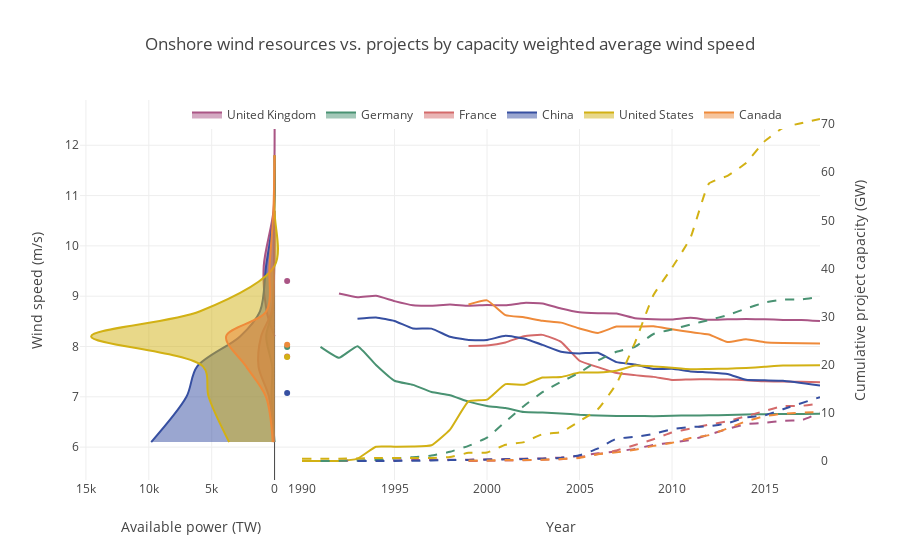

Notebook code cell kept with this figure:
### Code cell
iplot(
    plotter(ons, cs, c2s, colors, offshore=False, cumulative=True),
    filename='ons1')

### Figure 1 — Plotly figure (JSON) as saved in the notebook; plotly's stock layout.template omitted (floating-point values rounded to 4 significant figures)
{"data": [{"fill": "tozerox", "hoveron": "fills", "legendgroup": "United Kingdom", "line": {"color": "#AA5585", "shape": "spline", "smoothing": 0.9}, "mode": "lines", "name": "United Kingdom", "type": "scatter", "uid": "cc646202-397f-11e9-9d6f-b00594f12df5", "x": [0, 632.6, 862.9, 82.85, 4.77, 0], "xaxis": "x", "y": [8.2, 8.7, 9.6, 10.7, 11.8, 12.9], "yaxis": "y"}, {"legendgroup": "United Kingdom", "marker": {"color": "#AA5585"}, "name": "mean GB", "showlegend": false, "type": "scatter", "uid": "cc660f34-397f-11e9-b8dc-b00594f12df5", "x": [-1000], "xaxis": "x", "y": [9.305], "yaxis": "y"}, {"legendgroup": "United Kingdom", "line": {"color": "#AA5585", "shape": "spline", "smoothing": 0.4}, "mode": "lines", "name": "wind speed GB", "showlegend": false, "type": "scatter", "uid": "cc680b1a-397f-11e9-a100-b00594f12df5", "x": [1992, 1993, 1994, 1995, 1996, 1997, 1998, 1999, 2000, 2001, 2002, 2003, 2004, 2005, 2006, 2007, 2008, 2009, 2010, 2011, 2012, 2013, 2014, 2015, 2016, 2017, 2018], "xaxis": "x2", "y": [9.053, 8.978, 9.007, 8.902, 8.819, 8.811, 8.834, 8.808, 8.825, 8.819, 8.867, 8.856, 8.755, 8.681, 8.66, 8.655, 8.564, 8.543, 8.538, 8.571, 8.531, 8.542, 8.544, 8.54, 8.529, 8.529, 8.507], "yaxis": "y"}, {"legendgroup": "United Kingdom", "line": {"color": "#AA5585", "dash": "dash", "shape": "spline", "smoothing": 0.4}, "mode": "lines", "name": "capacity GB", "showlegend": false, "type": "scatter", "uid": "cc69b8c6-397f-11e9-bf7c-b00594f12df5", "x": [1992, 1993, 1994, 1995, 1996, 1997, 1998, 1999, 2000, 2001, 2002, 2003, 2004, 2005, 2006, 2007, 2008, 2009, 2010, 2011, 2012, 2013, 2014, 2015, 2016, 2017, 2018], "xaxis": "x2", "y": [0.03898, 0.07477, 0.09517, 0.1258, 0.2016, 0.2464, 0.2644, 0.2878, 0.3456, 0.4128, 0.5012, 0.5469, 0.7279, 1.109, 1.613, 1.98, 2.533, 3.355, 3.838, 4.379, 5.472, 6.668, 7.658, 7.945, 8.386, 8.475, 10.06], "yaxis": "y2"}, {"fill": "tozerox", "hoveron": "fills", "legendgroup": "Germany", "line": {"color": "#499272", "shape": "spline", "smoothing": 0.9}, "mode": "lines", "name": "Germany", "type": "scatter", "uid": "cc95d1d8-397f-11e9-b7e2-b00594f12df5", "x": [0, 242.5, 190.7, 668.5, 174.0, 31.79, 0], "xaxis": "x", "y": [6.1, 7, 7.6, 8.2, 8.7, 9.6, 10.7], "yaxis": "y"}, {"legendgroup": "Germany", "marker": {"color": "#499272"}, "name": "mean DE", "showlegend": false, "type": "scatter", "uid": "cc97a6b4-397f-11e9-97c2-b00594f12df5", "x": [-1000], "xaxis": "x", "y": [7.99], "yaxis": "y"}, {"legendgroup": "Germany", "line": {"color": "#499272", "shape": "spline", "smoothing": 0.4}, "mode": "lines", "name": "wind speed DE", "showlegend": false, "type": "scatter", "uid": "cc992d40-397f-11e9-bd19-b00594f12df5", "x": [1991, 1992, 1993, 1994, 1995, 1996, 1997, 1998, 1999, 2000, 2001, 2002, 2003, 2004, 2005, 2006, 2007, 2008, 2009, 2010, 2011, 2012, 2013, 2014, 2015, 2016, 2017, 2018], "xaxis": "x2", "y": [7.993, 7.776, 8.006, 7.633, 7.319, 7.238, 7.095, 7.031, 6.904, 6.82, 6.777, 6.697, 6.686, 6.67, 6.643, 6.629, 6.621, 6.618, 6.616, 6.625, 6.63, 6.631, 6.639, 6.647, 6.655, 6.658, 6.658, 6.665], "yaxis": "y"}, {"legendgroup": "Germany", "line": {"color": "#499272", "dash": "dash", "shape": "spline", "smoothing": 0.4}, "mode": "lines", "name": "capacity DE", "showlegend": false, "type": "scatter", "uid": "cc9ab40a-397f-11e9-8add-b00594f12df5", "x": [1991, 1992, 1993, 1994, 1995, 1996, 1997, 1998, 1999, 2000, 2001, 2002, 2003, 2004, 2005, 2006, 2007, 2008, 2009, 2010, 2011, 2012, 2013, 2014, 2015, 2016, 2017, 2018], "xaxis": "x2", "y": [0.02048, 0.03938, 0.09668, 0.2265, 0.5265, 0.8056, 1.146, 1.929, 3.159, 4.862, 8.186, 11.45, 14.32, 16.44, 18.35, 20.91, 22.7, 23.74, 26.39, 27.34, 28.37, 29.28, 30.32, 31.68, 32.92, 33.54, 33.57, 34.15], "yaxis": "y2"}, {"fill": "tozerox", "hoveron": "fills", "legendgroup": "France", "line": {"color": "#D46A6A", "shape": "spline", "smoothing": 0.9}, "mode": "lines", "name": "France", "type": "scatter", "uid": "ccb2bd92-397f-11e9-bb6b-b00594f12df5", "x": [33.42, 443.7, 1276.0, 1074.0, 225.3, 22.27, 0], "xaxis": "x", "y": [6.1, 7, 7.6, 8.2, 8.7, 9.6, 10.7], "yaxis": "y"}, {"legendgroup": "France", "marker": {"color": "#D46A6A"}, "name": "mean FR", "showlegend": false, "type": "scatter", "uid": "ccb4b962-397f-11e9-86dd-b00594f12df5", "x": [-1000], "xaxis": "x", "y": [7.802], "yaxis": "y"}, {"legendgroup": "France", "line": {"color": "#D46A6A", "shape": "spline", "smoothing": 0.4}, "mode": "lines", "name": "wind speed FR", "showlegend": false, "type": "scatter", "uid": "ccb7c6c6-397f-11e9-942b-b00594f12df5", "x": [1999, 2000, 2001, 2002, 2003, 2004, 2005, 2006, 2007, 2008, 2009, 2010, 2011, 2012, 2013, 2014, 2015, 2016, 2017, 2018], "xaxis": "x2", "y": [8.011, 8.021, 8.08, 8.205, 8.231, 8.093, 7.717, 7.59, 7.472, 7.431, 7.396, 7.337, 7.347, 7.348, 7.343, 7.331, 7.307, 7.303, 7.3, 7.29], "yaxis": "y"}, {"legendgroup": "France", "line": {"color": "#D46A6A", "dash": "dash", "shape": "spline", "smoothing": 0.4}, "mode": "lines", "name": "capacity FR", "showlegend": false, "type": "scatter", "uid": "ccba5eb6-397f-11e9-aa2f-b00594f12df5", "x": [1999, 2000, 2001, 2002, 2003, 2004, 2005, 2006, 2007, 2008, 2009, 2010, 2011, 2012, 2013, 2014, 2015, 2016, 2017, 2018], "xaxis": "x2", "y": [0.01266, 0.05439, 0.09226, 0.166, 0.2641, 0.3921, 0.7842, 1.453, 2.206, 3.337, 4.535, 5.941, 6.73, 7.589, 8.246, 9.32, 10.39, 11.43, 11.47, 11.96], "yaxis": "y2"}, {"fill": "tozerox", "hoveron": "fills", "legendgroup": "China", "line": {"color": "#364FA1", "shape": "spline", "smoothing": 0.9}, "mode": "lines", "name": "China", "type": "scatter", "uid": "cce05d4c-397f-11e9-b07d-b00594f12df5", "x": [9810.0, 7008.0, 6164.0, 2745.0, 1160.0, 674.8, 41.21, 0], "xaxis": "x", "y": [6.1, 7, 7.6, 8.2, 8.7, 9.6, 10.7, 11.8], "yaxis": "y"}, {"legendgroup": "China", "marker": {"color": "#364FA1"}, "name": "mean CN", "showlegend": false, "type": "scatter", "uid": "cce2ce7a-397f-11e9-b392-b00594f12df5", "x": [-1000], "xaxis": "x", "y": [7.074], "yaxis": "y"}, {"legendgroup": "China", "line": {"color": "#364FA1", "shape": "spline", "smoothing": 0.4}, "mode": "lines", "name": "wind speed CN", "showlegend": false, "type": "scatter", "uid": "cce51830-397f-11e9-b8a5-b00594f12df5", "x": [1993, 1994, 1995, 1996, 1997, 1998, 1999, 2000, 2001, 2002, 2003, 2004, 2005, 2006, 2007, 2008, 2009, 2010, 2011, 2012, 2013, 2014, 2015, 2016, 2018], "xaxis": "x2", "y": [8.55, 8.576, 8.508, 8.357, 8.355, 8.194, 8.129, 8.131, 8.212, 8.158, 8.032, 7.897, 7.863, 7.875, 7.69, 7.643, 7.553, 7.557, 7.505, 7.485, 7.454, 7.337, 7.327, 7.319, 7.224], "yaxis": "y"}, {"legendgroup": "China", "line": {"color": "#364FA1", "dash": "dash", "shape": "spline", "smoothing": 0.4}, "mode": "lines", "name": "capacity CN", "showlegend": false, "type": "scatter", "uid": "cce7b04a-397f-11e9-ab01-b00594f12df5", "x": [1993, 1994, 1995, 1996, 1997, 1998, 1999, 2000, 2001, 2002, 2003, 2004, 2005, 2006, 2007, 2008, 2009, 2010, 2011, 2012, 2013, 2014, 2015, 2016, 2018], "xaxis": "x2", "y": [0.01209, 0.02499, 0.03459, 0.05434, 0.1318, 0.2003, 0.2432, 0.3032, 0.3562, 0.4096, 0.4845, 0.6452, 1.195, 2.621, 4.63, 5.021, 5.642, 6.62, 7.068, 7.236, 7.842, 9.072, 9.48, 10.77, 13.28], "yaxis": "y2"}, {"fill": "tozerox", "hoveron": "fills", "legendgroup": "United States", "line": {"color": "#D2B114", "shape": "spline", "smoothing": 0.9}, "mode": "lines", "name": "United States", "type": "scatter", "uid": "cd0dd5d8-397f-11e9-90fc-b00594f12df5", "x": [3614.0, 5244.0, 5681.0, 14590.0, 5921.0, 7.477, 2.713, 0], "xaxis": "x", "y": [6.1, 7, 7.6, 8.2, 8.7, 9.6, 10.7, 11.8], "yaxis": "y"}, {"legendgroup": "United States", "marker": {"color": "#D2B114"}, "name": "mean US", "showlegend": false, "type": "scatter", "uid": "cd0f5c94-397f-11e9-a1f3-b00594f12df5", "x": [-1000], "xaxis": "x", "y": [7.792], "yaxis": "y"}, {"legendgroup": "United States", "line": {"color": "#D2B114", "shape": "spline", "smoothing": 0.4}, "mode": "lines", "name": "wind speed US", "showlegend": false, "type": "scatter", "uid": "cd12deec-397f-11e9-9787-b00594f12df5", "x": [1990, 1992, 1993, 1994, 1995, 1996, 1997, 1998, 1999, 2000, 2001, 2002, 2003, 2004, 2005, 2006, 2007, 2008, 2009, 2010, 2011, 2012, 2013, 2014, 2015, 2016, 2018], "xaxis": "x2", "y": [5.724, 5.726, 5.772, 6.009, 6.009, 6.011, 6.038, 6.349, 6.911, 6.944, 7.252, 7.239, 7.382, 7.393, 7.482, 7.483, 7.519, 7.62, 7.604, 7.576, 7.546, 7.552, 7.559, 7.574, 7.597, 7.621, 7.626], "yaxis": "y"}, {"legendgroup": "United States", "line": {"color": "#D2B114", "dash": "dash", "shape": "spline", "smoothing": 0.4}, "mode": "lines", "name": "capacity US", "showlegend": false, "type": "scatter", "uid": "cd143e86-397f-11e9-b5bc-b00594f12df5", "x": [1990, 1992, 1993, 1994, 1995, 1996, 1997, 1998, 1999, 2000, 2001, 2002, 2003, 2004, 2005, 2006, 2007, 2008, 2009, 2010, 2011, 2012, 2013, 2014, 2015, 2016, 2018], "xaxis": "x2", "y": [0.4737, 0.4809, 0.5536, 0.629, 0.632, 0.6327, 0.6596, 0.8341, 1.706, 1.775, 3.38, 3.94, 5.587, 5.987, 8.271, 10.8, 16.06, 24.62, 34.52, 40.14, 46.41, 57.66, 59.26, 61.92, 66.42, 69.22, 71.07], "yaxis": "y2"}, {"fill": "tozerox", "hoveron": "fills", "legendgroup": "Canada", "line": {"color": "#EE8A3A", "shape": "spline", "smoothing": 0.9}, "mode": "lines", "name": "Canada", "type": "scatter", "uid": "cd2a5ea8-397f-11e9-961c-b00594f12df5", "x": [145.5, 683.0, 2252.0, 3856.0, 654.5, 406.1, 96.4, 0], "xaxis": "x", "y": [6.1, 7, 7.6, 8.2, 8.7, 9.6, 10.7, 11.8], "yaxis": "y"}, {"legendgroup": "Canada", "marker": {"color": "#EE8A3A"}, "name": "mean CA", "showlegend": false, "type": "scatter", "uid": "cd2e0840-397f-11e9-b5b6-b00594f12df5", "x": [-1000], "xaxis": "x", "y": [8.035], "yaxis": "y"}, {"legendgroup": "Canada", "line": {"color": "#EE8A3A", "shape": "spline", "smoothing": 0.4}, "mode": "lines", "name": "wind speed CA", "showlegend": false, "type": "scatter", "uid": "cd30c746-397f-11e9-9c36-b00594f12df5", "x": [1999, 2000, 2001, 2002, 2003, 2004, 2005, 2006, 2007, 2008, 2009, 2010, 2011, 2012, 2013, 2014, 2015, 2016, 2018], "xaxis": "x2", "y": [8.834, 8.917, 8.623, 8.58, 8.511, 8.475, 8.359, 8.271, 8.396, 8.398, 8.404, 8.341, 8.286, 8.239, 8.09, 8.146, 8.084, 8.068, 8.058], "yaxis": "y"}, {"legendgroup": "Canada", "line": {"color": "#EE8A3A", "dash": "dash", "shape": "spline", "smoothing": 0.4}, "mode": "lines", "name": "capacity CA", "showlegend": false, "type": "scatter", "uid": "cd3449d2-397f-11e9-afa8-b00594f12df5", "x": [1999, 2000, 2001, 2002, 2003, 2004, 2005, 2006, 2007, 2008, 2009, 2010, 2011, 2012, 2013, 2014, 2015, 2016, 2018], "xaxis": "x2", "y": [0.1023, 0.1135, 0.1963, 0.2108, 0.2914, 0.4118, 0.6498, 1.415, 1.806, 2.332, 3.154, 3.783, 4.782, 5.387, 6.781, 8.243, 9.303, 9.826, 10.21], "yaxis": "y2"}], "layout": {"autosize": true, "hovermode": "x", "legend": {"orientation": "h", "x": 0.55, "xanchor": "center", "y": 1}, "showlegend": true, "title": {"text": "Onshore wind resources vs. projects by capacity weighted average wind speed"}, "xaxis": {"autorange": true, "domain": [0, 0.3], "range": [15480.0, -2297.0], "title": {"text": "Available power (TW)"}, "type": "linear"}, "xaxis2": {"autorange": true, "domain": [0.3, 1], "range": [1990, 2018], "title": {"text": "Year"}, "type": "linear"}, "yaxis": {"autorange": true, "hoverformat": ".2f", "range": [5.346, 12.9], "title": {"text": "Wind speed (m/s)"}, "type": "linear", "zeroline": false}, "yaxis2": {"anchor": "x2", "autorange": true, "hoverformat": ".2f", "overlaying": "y", "range": [-3.935, 75.01], "showgrid": false, "side": "right", "title": {"text": "Cumulative project capacity (GW)"}, "type": "linear", "zeroline": false}}}
